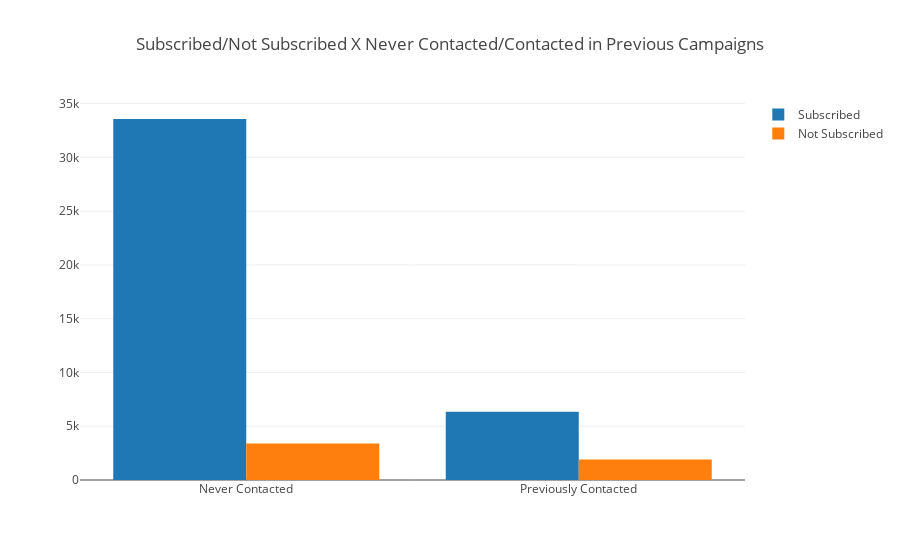

Notebook source saved alongside this figure:
### Markdown cell above
Com tais dados, podemos plotar um gráfico de inscritos/não inscritos na campanha atual com relação a se eles foram contactados previamente ou nunca foram contactados:

### Code cell
data = [go.Bar(x=['Never Contacted','Previously Contacted'],
            y=agg_prev_y[agg_prev_y['y']=='no'].campaign,name='Subscribed'),
        go.Bar(x=['Never Contacted','Previously Contacted'],
            y=agg_prev_y[agg_prev_y['y']=='yes'].campaign,name='Not Subscribed')
        
               ]
layout = go.Layout(
    title='Subscribed/Not Subscribed X Never Contacted/Contacted in Previous Campaigns',
)
fig = go.Figure(data=data, layout=layout)

iplot(fig,filename='fourth')

### Figure 1 — Plotly figure (JSON) as saved in the notebook; plotly's stock layout.template omitted (floating-point values rounded to 4 significant figures)
{"data": [{"name": "Subscribed", "type": "bar", "uid": "6a34d85a-c542-11e8-83e1-38d547df5edc", "x": ["Never Contacted", "Previously Contacted"], "y": [33570, 6352]}, {"name": "Not Subscribed", "type": "bar", "uid": "6a34de0e-c542-11e8-83e1-38d547df5edc", "x": ["Never Contacted", "Previously Contacted"], "y": [3384, 1905]}], "layout": {"title": "Subscribed/Not Subscribed X Never Contacted/Contacted in Previous Campaigns"}}
